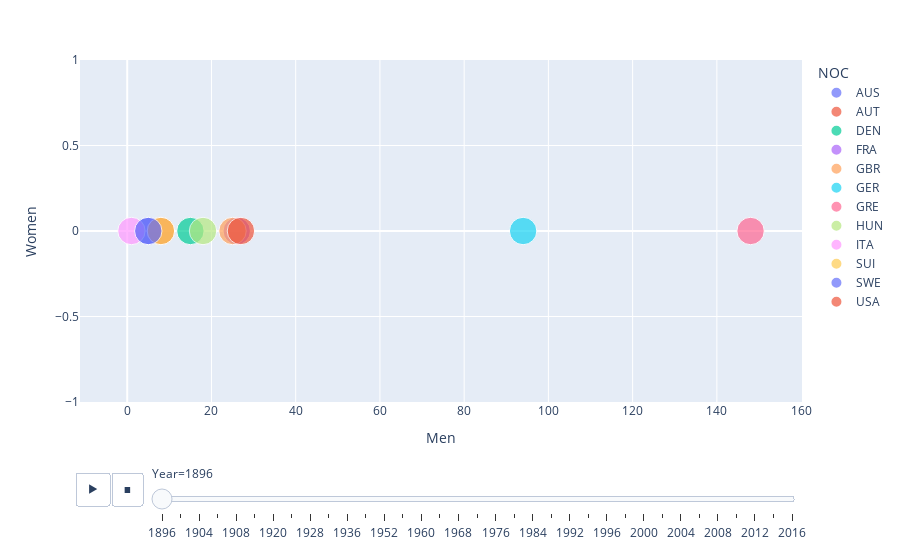

The code cell stored with this chart in its notebook:
### Code cell
import plotly_express as px
data_F = data[data['Sex'] == 'F']
data_F = data_F.groupby(['Year', 'NOC']).agg({'Sex':'count'}).reset_index()

data_M = data[data['Sex'] == 'M']
data_M = data_M.groupby(['Year', 'NOC']).agg({'Sex':'count'}).reset_index()
combined_gender = pd.merge(data_M, data_F, on=['Year', 'NOC'], how='outer').fillna(0)
combined_gender = combined_gender.rename(columns={'Sex_x':'Men', 'Sex_y':'Women'})

fig = px.scatter(combined_gender,
                 x='Men', y='Women', size="Year", color='NOC', animation_frame='Year', animation_group='NOC')

fig.show()

### Figure 1 — Plotly figure (JSON) as saved in the notebook; plotly's stock layout.template omitted (floating-point values rounded to 4 significant figures)
{"data": [{"hovertemplate": "NOC=AUS<br>Year=%{marker.size}<br>Men=%{x}<br>Women=%{y}<extra></extra>", "ids": ["AUS"], "legendgroup": "AUS", "marker": {"color": "#636efa", "size": [1896], "sizemode": "area", "sizeref": 5.04, "symbol": "circle"}, "mode": "markers", "name": "AUS", "orientation": "v", "showlegend": true, "type": "scatter", "x": [5], "xaxis": "x", "y": [0], "yaxis": "y"}, {"hovertemplate": "NOC=AUT<br>Year=%{marker.size}<br>Men=%{x}<br>Women=%{y}<extra></extra>", "ids": ["AUT"], "legendgroup": "AUT", "marker": {"color": "#EF553B", "size": [1896], "sizemode": "area", "sizeref": 5.04, "symbol": "circle"}, "mode": "markers", "name": "AUT", "orientation": "v", "showlegend": true, "type": "scatter", "x": [8], "xaxis": "x", "y": [0], "yaxis": "y"}, {"hovertemplate": "NOC=DEN<br>Year=%{marker.size}<br>Men=%{x}<br>Women=%{y}<extra></extra>", "ids": ["DEN"], "legendgroup": "DEN", "marker": {"color": "#00cc96", "size": [1896], "sizemode": "area", "sizeref": 5.04, "symbol": "circle"}, "mode": "markers", "name": "DEN", "orientation": "v", "showlegend": true, "type": "scatter", "x": [15], "xaxis": "x", "y": [0], "yaxis": "y"}, {"hovertemplate": "NOC=FRA<br>Year=%{marker.size}<br>Men=%{x}<br>Women=%{y}<extra></extra>", "ids": ["FRA"], "legendgroup": "FRA", "marker": {"color": "#ab63fa", "size": [1896], "sizemode": "area", "sizeref": 5.04, "symbol": "circle"}, "mode": "markers", "name": "FRA", "orientation": "v", "showlegend": true, "type": "scatter", "x": [26], "xaxis": "x", "y": [0], "yaxis": "y"}, {"hovertemplate": "NOC=GBR<br>Year=%{marker.size}<br>Men=%{x}<br>Women=%{y}<extra></extra>", "ids": ["GBR"], "legendgroup": "GBR", "marker": {"color": "#FFA15A", "size": [1896], "sizemode": "area", "sizeref": 5.04, "symbol": "circle"}, "mode": "markers", "name": "GBR", "orientation": "v", "showlegend": true, "type": "scatter", "x": [25], "xaxis": "x", "y": [0], "yaxis": "y"}, {"hovertemplate": "NOC=GER<br>Year=%{marker.size}<br>Men=%{x}<br>Women=%{y}<extra></extra>", "ids": ["GER"], "legendgroup": "GER", "marker": {"color": "#19d3f3", "size": [1896], "sizemode": "area", "sizeref": 5.04, "symbol": "circle"}, "mode": "markers", "name": "GER", "orientation": "v", "showlegend": true, "type": "scatter", "x": [94], "xaxis": "x", "y": [0], "yaxis": "y"}, {"hovertemplate": "NOC=GRE<br>Year=%{marker.size}<br>Men=%{x}<br>Women=%{y}<extra></extra>", "ids": ["GRE"], "legendgroup": "GRE", "marker": {"color": "#FF6692", "size": [1896], "sizemode": "area", "sizeref": 5.04, "symbol": "circle"}, "mode": "markers", "name": "GRE", "orientation": "v", "showlegend": true, "type": "scatter", "x": [148], "xaxis": "x", "y": [0], "yaxis": "y"}, {"hovertemplate": "NOC=HUN<br>Year=%{marker.size}<br>Men=%{x}<br>Women=%{y}<extra></extra>", "ids": ["HUN"], "legendgroup": "HUN", "marker": {"color": "#B6E880", "size": [1896], "sizemode": "area", "sizeref": 5.04, "symbol": "circle"}, "mode": "markers", "name": "HUN", "orientation": "v", "showlegend": true, "type": "scatter", "x": [18], "xaxis": "x", "y": [0], "yaxis": "y"}, {"hovertemplate": "NOC=ITA<br>Year=%{marker.size}<br>Men=%{x}<br>Women=%{y}<extra></extra>", "ids": ["ITA"], "legendgroup": "ITA", "marker": {"color": "#FF97FF", "size": [1896], "sizemode": "area", "sizeref": 5.04, "symbol": "circle"}, "mode": "markers", "name": "ITA", "orientation": "v", "showlegend": true, "type": "scatter", "x": [1], "xaxis": "x", "y": [0], "yaxis": "y"}, {"hovertemplate": "NOC=SUI<br>Year=%{marker.size}<br>Men=%{x}<br>Women=%{y}<extra></extra>", "ids": ["SUI"], "legendgroup": "SUI", "marker": {"color": "#FECB52", "size": [1896], "sizemode": "area", "sizeref": 5.04, "symbol": "circle"}, "mode": "markers", "name": "SUI", "orientation": "v", "showlegend": true, "type": "scatter", "x": [8], "xaxis": "x", "y": [0], "yaxis": "y"}, {"hovertemplate": "NOC=SWE<br>Year=%{marker.size}<br>Men=%{x}<br>Women=%{y}<extra></extra>", "ids": ["SWE"], "legendgroup": "SWE", "marker": {"color": "#636efa", "size": [1896], "sizemode": "area", "sizeref": 5.04, "symbol": "circle"}, "mode": "markers", "name": "SWE", "orientation": "v", "showlegend": true, "type": "scatter", "x": [5], "xaxis": "x", "y": [0], "yaxis": "y"}, {"hovertemplate": "NOC=USA<br>Year=%{marker.size}<br>Men=%{x}<br>Women=%{y}<extra></extra>", "ids": ["USA"], "legendgroup": "USA", "marker": {"color": "#EF553B", "size": [1896], "sizemode": "area", "sizeref": 5.04, "symbol": "circle"}, "mode": "markers", "name": "USA", "orientation": "v", "showlegend": true, "type": "scatter", "x": [27], "xaxis": "x", "y": [0], "yaxis": "y"}], "layout": {"legend": {"itemsizing": "constant", "title": {"text": "NOC"}, "tracegroupgap": 0}, "margin": {"t": 60}, "sliders": [{"active": 0, "currentvalue": {"prefix": "Year="}, "len": 0.9, "pad": {"b": 10, "t": 60}, "steps": [{"args": [["1896"], {"frame": {"duration": 0, "redraw": false}, "fromcurrent": true, "mode": "immediate", "transition": {"duration": 0, "easing": "linear"}}], "label": "1896", "method": "animate"}, {"args": [["1900"], {"frame": {"duration": 0, "redraw": false}, "fromcurrent": true, "mode": "immediate", "transition": {"duration": 0, "easing": "linear"}}], "label": "1900", "method": "animate"}, {"args": [["1904"], {"frame": {"duration": 0, "redraw": false}, "fromcurrent": true, "mode": "immediate", "transition": {"duration": 0, "easing": "linear"}}], "label": "1904", "method": "animate"}, {"args": [["1906"], {"frame": {"duration": 0, "redraw": false}, "fromcurrent": true, "mode": "immediate", "transition": {"duration": 0, "easing": "linear"}}], "label": "1906", "method": "animate"}, {"args": [["1908"], {"frame": {"duration": 0, "redraw": false}, "fromcurrent": true, "mode": "immediate", "transition": {"duration": 0, "easing": "linear"}}], "label": "1908", "method": "animate"}, {"args": [["1912"], {"frame": {"duration": 0, "redraw": false}, "fromcurrent": true, "mode": "immediate", "transition": {"duration": 0, "easing": "linear"}}], "label": "1912", "method": "animate"}, {"args": [["1920"], {"frame": {"duration": 0, "redraw": false}, "fromcurrent": true, "mode": "immediate", "transition": {"duration": 0, "easing": "linear"}}], "label": "1920", "method": "animate"}, {"args": [["1924"], {"frame": {"duration": 0, "redraw": false}, "fromcurrent": true, "mode": "immediate", "transition": {"duration": 0, "easing": "linear"}}], "label": "1924", "method": "animate"}, {"args": [["1928"], {"frame": {"duration": 0, "redraw": false}, "fromcurrent": true, "mode": "immediate", "transition": {"duration": 0, "easing": "linear"}}], "label": "1928", "method": "animate"}, {"args": [["1932"], {"frame": {"duration": 0, "redraw": false}, "fromcurrent": true, "mode": "immediate", "transition": {"duration": 0, "easing": "linear"}}], "label": "1932", "method": "animate"}, {"args": [["1936"], {"frame": {"duration": 0, "redraw": false}, "fromcurrent": true, "mode": "immediate", "transition": {"duration": 0, "easing": "linear"}}], "label": "1936", "method": "animate"}, {"args": [["1948"], {"frame": {"duration": 0, "redraw": false}, "fromcurrent": true, "mode": "immediate", "transition": {"duration": 0, "easing": "linear"}}], "label": "1948", "method": "animate"}, {"args": [["1952"], {"frame": {"duration": 0, "redraw": false}, "fromcurrent": true, "mode": "immediate", "transition": {"duration": 0, "easing": "linear"}}], "label": "1952", "method": "animate"}, {"args": [["1956"], {"frame": {"duration": 0, "redraw": false}, "fromcurrent": true, "mode": "immediate", "transition": {"duration": 0, "easing": "linear"}}], "label": "1956", "method": "animate"}, {"args": [["1960"], {"frame": {"duration": 0, "redraw": false}, "fromcurrent": true, "mode": "immediate", "transition": {"duration": 0, "easing": "linear"}}], "label": "1960", "method": "animate"}, {"args": [["1964"], {"frame": {"duration": 0, "redraw": false}, "fromcurrent": true, "mode": "immediate", "transition": {"duration": 0, "easing": "linear"}}], "label": "1964", "method": "animate"}, {"args": [["1968"], {"frame": {"duration": 0, "redraw": false}, "fromcurrent": true, "mode": "immediate", "transition": {"duration": 0, "easing": "linear"}}], "label": "1968", "method": "animate"}, {"args": [["1972"], {"frame": {"duration": 0, "redraw": false}, "fromcurrent": true, "mode": "immediate", "transition": {"duration": 0, "easing": "linear"}}], "label": "1972", "method": "animate"}, {"args": [["1976"], {"frame": {"duration": 0, "redraw": false}, "fromcurrent": true, "mode": "immediate", "transition": {"duration": 0, "easing": "linear"}}], "label": "1976", "method": "animate"}, {"args": [["1980"], {"frame": {"duration": 0, "redraw": false}, "fromcurrent": true, "mode": "immediate", "transition": {"duration": 0, "easing": "linear"}}], "label": "1980", "method": "animate"}, {"args": [["1984"], {"frame": {"duration": 0, "redraw": false}, "fromcurrent": true, "mode": "immediate", "transition": {"duration": 0, "easing": "linear"}}], "label": "1984", "method": "animate"}, {"args": [["1988"], {"frame": {"duration": 0, "redraw": false}, "fromcurrent": true, "mode": "immediate", "transition": {"duration": 0, "easing": "linear"}}], "label": "1988", "method": "animate"}, {"args": [["1992"], {"frame": {"duration": 0, "redraw": false}, "fromcurrent": true, "mode": "immediate", "transition": {"duration": 0, "easing": "linear"}}], "label": "1992", "method": "animate"}, {"args": [["1994"], {"frame": {"duration": 0, "redraw": false}, "fromcurrent": true, "mode": "immediate", "transition": {"duration": 0, "easing": "linear"}}], "label": "1994", "method": "animate"}, {"args": [["1996"], {"frame": {"duration": 0, "redraw": false}, "fromcurrent": true, "mode": "immediate", "transition": {"duration": 0, "easing": "linear"}}], "label": "1996", "method": "animate"}, {"args": [["1998"], {"frame": {"duration": 0, "redraw": false}, "fromcurrent": true, "mode": "immediate", "transition": {"duration": 0, "easing": "linear"}}], "label": "1998", "method": "animate"}, {"args": [["2000"], {"frame": {"duration": 0, "redraw": false}, "fromcurrent": true, "mode": "immediate", "transition": {"duration": 0, "easing": "linear"}}], "label": "2000", "method": "animate"}, {"args": [["2002"], {"frame": {"duration": 0, "redraw": false}, "fromcurrent": true, "mode": "immediate", "transition": {"duration": 0, "easing": "linear"}}], "label": "2002", "method": "animate"}, {"args": [["2004"], {"frame": {"duration": 0, "redraw": false}, "fromcurrent": true, "mode": "immediate", "transition": {"duration": 0, "easing": "linear"}}], "label": "2004", "method": "animate"}, {"args": [["2006"], {"frame": {"duration": 0, "redraw": false}, "fromcurrent": true, "mode": "immediate", "transition": {"duration": 0, "easing": "linear"}}], "label": "2006", "method": "animate"}, {"args": [["2008"], {"frame": {"duration": 0, "redraw": false}, "fromcurrent": true, "mode": "immediate", "transition": {"duration": 0, "easing": "linear"}}], "label": "2008", "method": "animate"}, {"args": [["2010"], {"frame": {"duration": 0, "redraw": false}, "fromcurrent": true, "mode": "immediate", "transition": {"duration": 0, "easing": "linear"}}], "label": "2010", "method": "animate"}, {"args": [["2012"], {"frame": {"duration": 0, "redraw": false}, "fromcurrent": true, "mode": "immediate", "transition": {"duration": 0, "easing": "linear"}}], "label": "2012", "method": "animate"}, {"args": [["2014"], {"frame": {"duration": 0, "redraw": false}, "fromcurrent": true, "mode": "immediate", "transition": {"duration": 0, "easing": "linear"}}], "label": "2014", "method": "animate"}, {"args": [["2016"], {"frame": {"duration": 0, "redraw": false}, "fromcurrent": true, "mode": "immediate", "transition": {"duration": 0, "easing": "linear"}}], "label": "2016", "method": "animate"}], "x": 0.1, "xanchor": "left", "y": 0, "yanchor": "top"}], "updatemenus": [{"buttons": [{"args": [null, {"frame": {"duration": 500, "redraw": false}, "fromcurrent": true, "mode": "immediate", "transition": {"duration": 500, "easing": "linear"}}], "label": "&#9654;", "method": "animate"}, {"args": [[null], {"frame": {"duration": 0, "redraw": false}, "fromcurrent": true, "mode": "immediate", "transition": {"duration": 0, "easing": "linear"}}], "label": "&#9724;", "method": "animate"}], "direction": "left", "pad": {"r": 10, "t": 70}, "showactive": false, "type": "buttons", "x": 0.1, "xanchor": "right", "y": 0, "yanchor": "top"}], "xaxis": {"anchor": "y", "domain": [0, 1], "title": {"text": "Men"}}, "yaxis": {"anchor": "x", "domain": [0, 1], "title": {"text": "Women"}}}}
